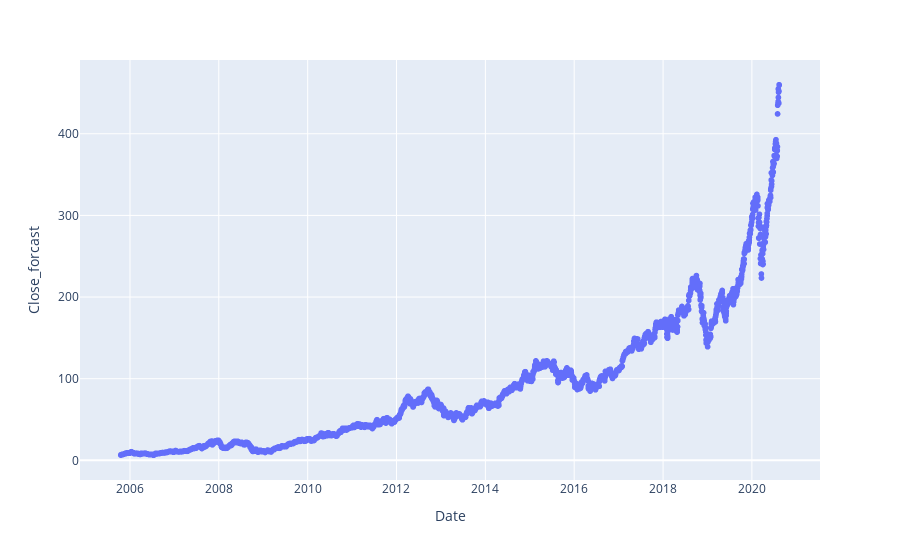

The code cell stored with this chart in its notebook:
### Markdown cell above
### Read data & Separate Train/Test Sets

### Code cell
df = pd.read_csv('data-regression/Stock/AAPL.csv')
print(df.columns)

fig = px.scatter(df,x='Date',y='Close_forcast')
fig.show()

### Figure 1 — Plotly figure (JSON) as saved in the notebook; plotly's stock layout.template omitted (floating-point values rounded to 4 significant figures; data arrays with more than 128 entries replaced by an {"elided": "..."} marker saying what was removed)
{"data": [{"hovertemplate": "Date=%{x}<br>Close_forcast=%{y}<extra></extra>", "legendgroup": "", "marker": {"color": "#636efa", "symbol": "circle"}, "mode": "markers", "name": "", "showlegend": false, "type": "scattergl", "x": {"elided": "3732 str values"}, "xaxis": "x", "y": {"elided": "3732 float values"}, "yaxis": "y"}], "layout": {"autosize": true, "legend": {"tracegroupgap": 0}, "margin": {"t": 60}, "xaxis": {"anchor": "y", "autorange": true, "domain": [0, 1], "range": ["2004-11-30 23:32:43.9713", "2021-06-29 00:27:16.0287"], "title": {"text": "Date"}, "type": "date"}, "yaxis": {"anchor": "x", "autorange": true, "domain": [0, 1], "range": [-28.88, 495.2], "title": {"text": "Close_forcast"}, "type": "linear"}}}
